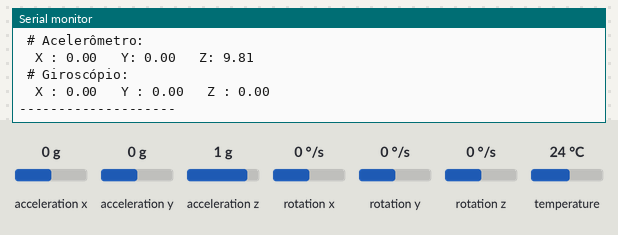
Simulated run of this sketch. Board: Arduino Uno, built with avr-gcc and run on an emulated ATmega328P. Shown: the last lines printed to the serial monitor. The inputs (shaded band) are chosen by the test bench; at power-on: acceleration x 0 g, acceleration y 0 g, acceleration z 1 g, rotation x 0 °/s, rotation y 0 °/s, rotation z 0 °/s, temperature 24 °C.

Above: at 1.2 s.
1.3 s: acceleration x set to -0.8 g
4.3 s: acceleration y set to -1.4 g
5.8 s: acceleration z set to -1.4 g
7.3 s: rotation x set to -192 °/s
At 8.3 s:
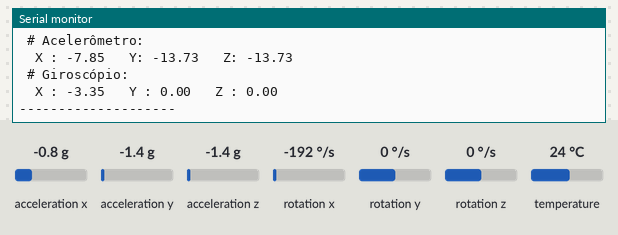
8.8 s: rotation y set to -192 °/s
At 9.3 s:
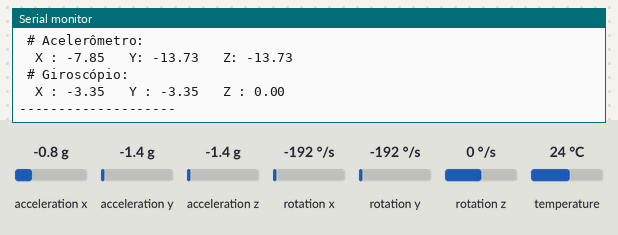

Measured:
- after the input at 7.3 s, the serial monitor: prints a new line after 0.05 s (image 1)
- after the input at 8.8 s, the serial monitor: prints a new line after 0.05 s (image 2)

The sketch:

FranzininhoWiFi_MPU6050.ino
```cpp
/*
  Autor : Embarcados
*/
// Inclui a biblioteca para configurar o barramento I2C
#include <Wire.h>

// Inclui biblioteca para habilitar os métodos
#include <Adafruit_MPU6050.h>
#include <Adafruit_Sensor.h>

// Declara o objeto
Adafruit_MPU6050 mpu;

// Estrutura  para receber as leituras dos sensores
sensors_event_t acc,gyr,temp;

void setup()
{
 // Inicializa a comunicação serial
 Serial.begin(115200);
 Serial.println("Iniciando demo MPU6050 ... ");

 // Inicializa o módulo MPU6050 e verifica se foi configurado corretamente
 if(!mpu.begin())
 {
  //Caso não seja configurado corretamente informa no monitor serial
   Serial.println("Falha ao configurar MPU6050");

 }

 Serial.println("MPU6050 encontrado");

}

void loop()
{
 //Realiza as leituras do acelerômetro,giroscopio e do sensor de temperatura.

 mpu.getEvent(&acc,&gyr,&temp);

 // Mostra na tela as leituras realizadasno Monitor Serial
 Serial.println(" # Acelerômetro: ");
 Serial.print("  X : ");
 Serial.print(acc.acceleration.x);
 Serial.print("\t Y: ");
 Serial.print(acc.acceleration.y);
 Serial.print("\t Z: ");
 Serial.println(acc.acceleration.z);


 Serial.println(" # Giroscópio: ");
 Serial.print("  X : ");
 Serial.print(gyr.gyro.x);
 Serial.print("\t Y : ");
 Serial.print(gyr.gyro.y);
 Serial.print("\t Z : ");
 Serial.println(gyr.gyro.z);
 Serial.println("--------------------");

 /*
     // Mostra as leituras realizadas no Plotter Serial, antes
     // descomente o trecho de código referente ao Monitor Serial

     //Descomente para mostrar as leituras do acelerômetro
     //no Plotter Serial

     Serial.print(acc.acceleration.x);
     Serial.print("\t");
     Serial.print(acc.acceleration.y);
     Serial.print("\t");
     Serial.println(acc.acceleration.z);

     //Descomente para mostrar as leituras do giroscópio
     //no Plotter Serial

    //     Serial.print(gyr.gyro.x);
    //     Serial.print("\t");
    //     Serial.print(gyr.gyro.y);
    //     Serial.print("\t");
    //     Serial.println(gyr.gyro.z);

 */
 delay(50);

}
```
